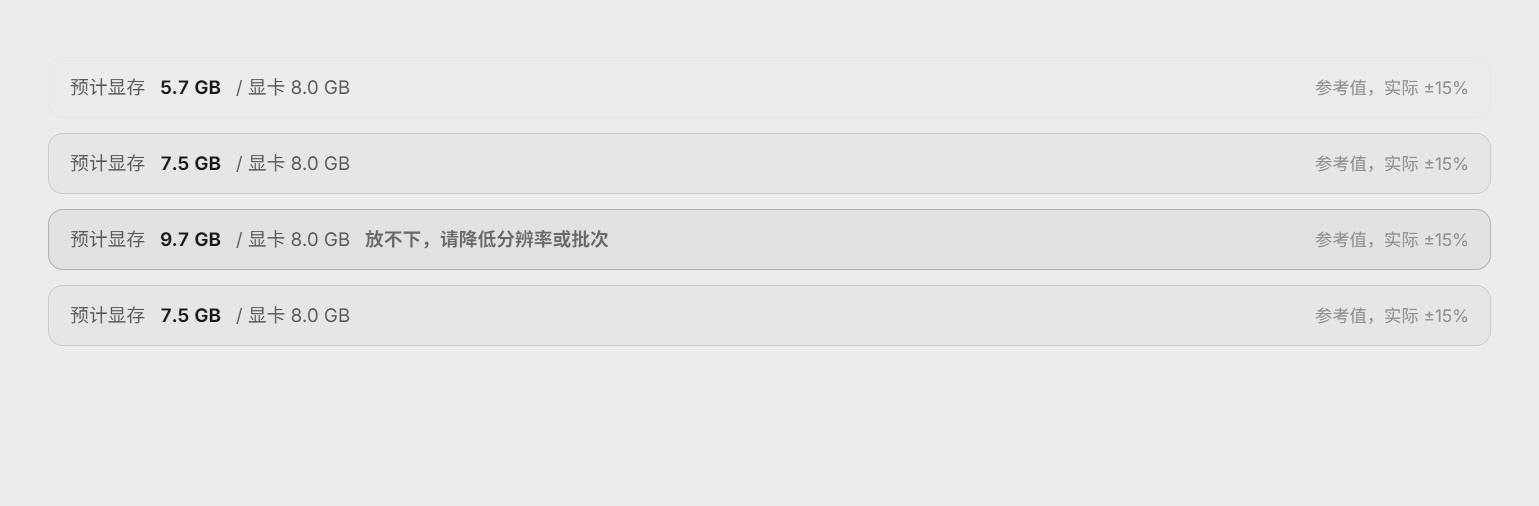
#> input picture _vram_ui3.png, 1539 x 506 px
$ python -i dataset_fast.py   (imports and definitions only)
#> lines starting #> are read from the running program, lines starting #| are printed output that depends on the picture
"""数据集扫描/排序的快速实现（向量化 + 线程池）。

为什么重写：
  旧实现在 /api/dataset/scan 里逐张 PIL.open() 全尺寸解码，
  只为算一个 64 位的 dhash 或一个清晰度分数；重复图还是 O(n^2) 的
  Python 双层循环 + bin(x).count('1')。1204 张就要 2.9~5.6 秒，
  4 万张会到分钟级。

现在：
  * cv2.imdecode 直接读缩小后的灰度图（INTER_AREA），解码成本降一个量级；
  * dhash/清晰度/直方图一次遍历全部算完；
  * 汉明距离向量化（numpy 分块 popcount），O(n^2) 但常数小两个数量级；
  * 线程池并发（cv2 解码释放 GIL）。
"""
from __future__ import annotations

import os
from concurrent.futures import ThreadPoolExecutor
from pathlib import Path

import cv2
import numpy as np

_EXTS = (".jpg", ".jpeg", ".png", ".bmp")
_THUMB = 64          # 统一缩略尺寸（灰度）


# [15 lines left out: function list_images, not called in this run]


def count_images(root: Path) -> int:
    """等价于 len(list_images(root))；单独开一个名字方便调用方自解释。"""
    return len(list_images(root))


# [25 lines left out: function skipped_subdirs, not called in this run]


def _features_one(path: Path):
    """返回 (dhash:uint64, sharp:float, hist:np.float32[16]) 或 None（坏图）。"""
#> called with path = '../../../_vram_ui3.png'
    try:
        buf = np.fromfile(str(path), dtype=np.uint8)
        if not buf.size:
            return None
        gray = cv2.imdecode(buf, cv2.IMREAD_GRAYSCALE)
#> gray is the input picture: shape (506, 1539); min 23, max 236, mean 231.7
        if gray is None:
            return None
        small = cv2.resize(gray, (_THUMB, _THUMB), interpolation=cv2.INTER_AREA)
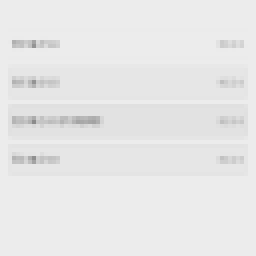
#> small: shape (64, 64) (shown 4 times larger); min 139, max 236, mean 231.7

        # ---- dhash：9x8，相邻像素比较 → 64 bit ----
        d9 = cv2.resize(small, (9, 8), interpolation=cv2.INTER_AREA)
        bits = (d9[:, 1:] > d9[:, :-1]).reshape(-1)
        packed = np.packbits(bits).tobytes()
        dh = int.from_bytes(packed, "big")
#> dh = 27093277570236416

        # ---- 清晰度：高频/低频能量比（与 4.0 Filter 同方向，越大越清晰）----
        dn = cv2.resize(small, (_THUMB // 2, _THUMB // 2), interpolation=cv2.INTER_AREA)
        up = cv2.resize(dn, (_THUMB, _THUMB), interpolation=cv2.INTER_NEAREST)
        b0 = small.astype(np.float32) - up.astype(np.float32)
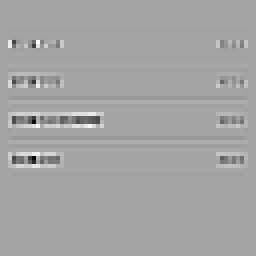
#> b0: shape (64, 64) float32 (shown 4 times larger); min -58, max 32, mean -0.1; drawn with min black and max white
        e0 = float(np.mean(b0 * b0))
#> e0 = 19.91
        e2 = float(np.var(dn.astype(np.float32))) + 1e-6
#> e2 = 55.17
        sharp = e0 / e2
#> sharp = 0.361

        # ---- 直方图（16 bin，归一化）----
        h, _ = np.histogram(small, bins=16, range=(0, 256))
#> h = [0, 0, 0, 0, 0, 0, 0, 0, 1, 3, 11, 28, 77, 98, 3878, 0]
        hist = (h / max(1, h.sum())).astype(np.float32)
#> hist = [0, 0, 0, 0, 0, 0, 0, 0, 0.000244, 0.000732, 0.00269, 0.00684, 0.0188, 0.0239, 0.947, 0]
        return dh, sharp, hist
    except Exception:
        return None


# [42 lines left out: functions extract_cached, extract, not called in this run]


# ---------------------------------------------------------------- 汉明距离
def _popcount_table():
    t = np.zeros(256, dtype=np.uint8)
    for i in range(256):
        t[i] = bin(i).count("1")
    return t


_POP = _popcount_table()


# [99 lines left out: functions _hamming, _block_masks, find_duplicates, percentile_cut, not called in this run]

>>> result = _features_one('../../../_vram_ui3.png')
#> result = (27093277570236416, 0.361, [0, 0, 0, 0, 0, 0, 0, 0, 0.000244, 0.000732, 0.00269, 0.00684, 0.0188, 0.0239, 0.947, 0])
